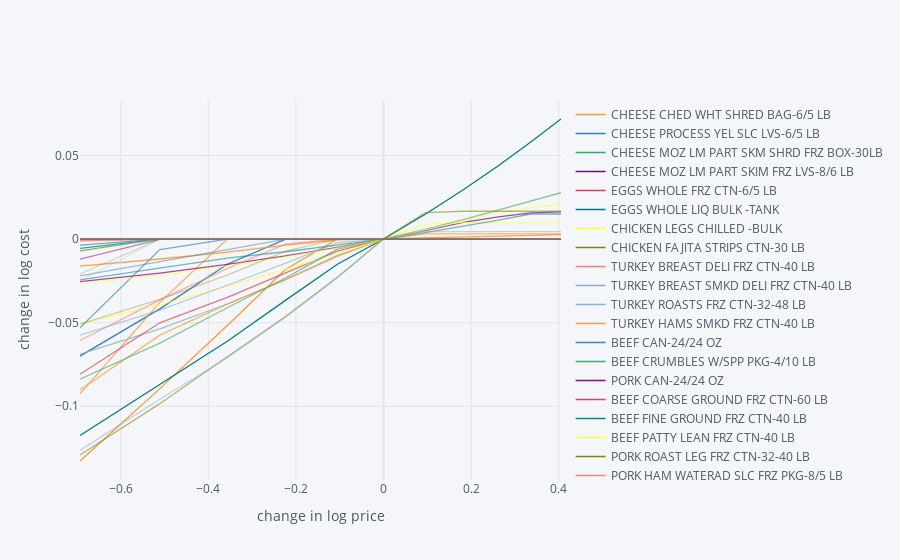

Notebook source saved alongside this figure:
### Markdown cell above
## Effect of Food Price Changes on Cost of Subsistence Diet
This shows the effect of changes in log costs of different ingredients on the cost of the minimum cost diet.

### Code cell
%run examine_price_changes.ipynb
